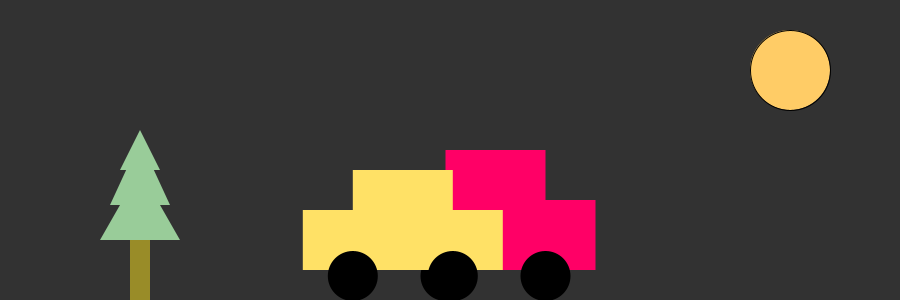
Frame 1 (no input)
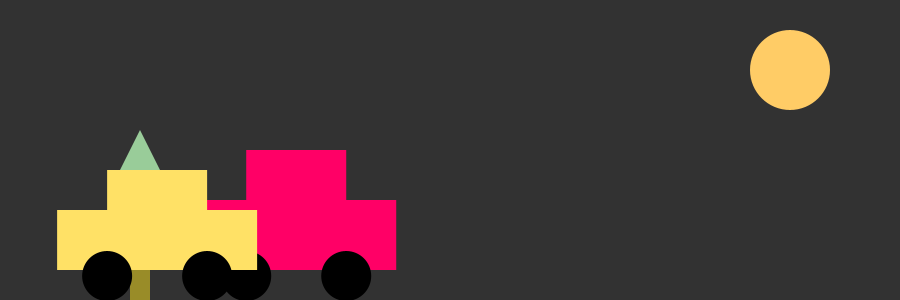
Frame 60 (the mouse pressed at the canvas centre just before this capture)
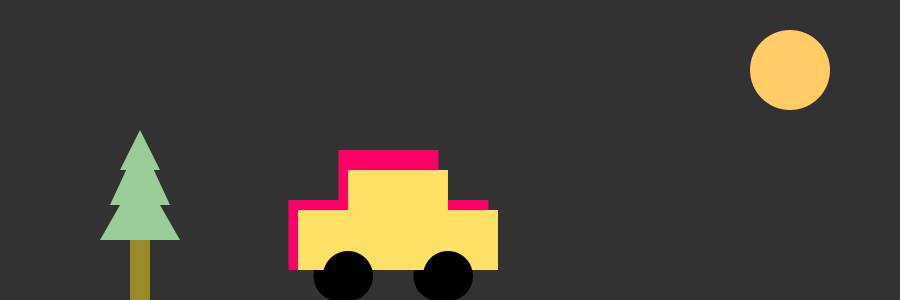
Frame 120 (the mouse held since frame 60 and released just before this capture)

The Processing sketch that drew these frames (run headless with seeded random() and noise(); from frame 60 on, the mouse is pressed at the canvas centre):

// Processing sketch: processing_74707
// ── processing_74707.pde

Car racecar; 
MyCar superracecar;

void setup() {
  size(900,300);
racecar= new Car();
superracecar= new MyCar();
  smooth();
}

void draw() {
if (mouseX>width/2) {
  background(0,153,255);
    noStroke();
   //moon
    fill(255,255,102);
      ellipse(790,70,80,80);
}
  else{
  background(50);
   //sun
    fill(255,204,102);
      ellipse(790,70,80,80);
  }
  racecar.move();
  racecar.display();
  superracecar.move();
  superracecar.display();
}



 class MyCar extends Car {
   color c;
   float x;
   float y;
   
   MyCar(){
    x=width/2.5;
    y=250;
   }
   
  void move() {
    super.move();
    x+=(mouseX-x)/50;
  }
  
void display(){
    smooth();
    noStroke();

   //body
    fill(255, 225, 102);
    rect(x, y-80, 100, 50);
    //body
    rect(x-50, y-40, 200, 60);
    fill(153,153,153);

    //wheels 
    fill(0);
    ellipse(x, y+26, 50, 50);
    ellipse(x+100, y+26, 50, 50);
  }

}



class Car {
  float x;
  float y;
  color c;
  
 Car() {
    x=width/2;
    y=250;
 
 }
  void move() {
    x+=(mouseX-x)/100;
  }
  
void display(){
    smooth();
    noStroke();
 
   //tree1
    fill(153, 140, 40);
 rect(130, 220, 20, 160);
     fill(153,204,153);
    triangle(120,170,140,130,160,170);
  triangle(110,205,140,140,170,205);
   triangle(100,240,140,170,180,240);
    
     fill(153,204,153);


   //body
    fill(255, 0, 102);
    
    rect(x, y-100, 100, 50);
   
    
    //body
    rect(x-50, y-50, 200, 70);
     fill(153,153,153);

    //wheels 
    fill(0);
    ellipse(x, y+26, 50, 50);
    ellipse(x+100, y+26, 50, 50);
  }

}
